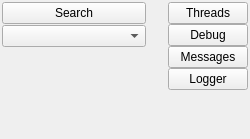
<?xml version="1.0" encoding="UTF-8"?>
<ui version="4.0">
 <class>QMicroOSAnalyzer</class>
 <widget class="QMainWindow" name="QMicroOSAnalyzer">
  <property name="geometry">
   <rect>
    <x>0</x>
    <y>0</y>
    <width>250</width>
    <height>139</height>
   </rect>
  </property>
  <property name="sizePolicy">
   <sizepolicy hsizetype="Minimum" vsizetype="Minimum">
    <horstretch>0</horstretch>
    <verstretch>0</verstretch>
   </sizepolicy>
  </property>
  <property name="windowTitle">
   <string>QMicroOSAnalyzer</string>
  </property>
  <widget class="QWidget" name="centralWidget">
   <property name="sizePolicy">
    <sizepolicy hsizetype="Minimum" vsizetype="Minimum">
     <horstretch>0</horstretch>
     <verstretch>0</verstretch>
    </sizepolicy>
   </property>
   <layout class="QHBoxLayout" name="horizontalLayout" stretch="1,0,0">
    <property name="spacing">
     <number>2</number>
    </property>
    <property name="leftMargin">
     <number>2</number>
    </property>
    <property name="topMargin">
     <number>2</number>
    </property>
    <property name="rightMargin">
     <number>2</number>
    </property>
    <property name="bottomMargin">
     <number>2</number>
    </property>
    <item>
     <layout class="QVBoxLayout" name="verticalLayout" stretch="0,0,1">
      <property name="spacing">
       <number>1</number>
      </property>
      <item>
       <widget class="QPushButton" name="searchButton">
        <property name="text">
         <string>Search</string>
        </property>
       </widget>
      </item>
      <item>
       <widget class="QComboBox" name="comboBox"/>
      </item>
      <item>
       <spacer name="verticalSpacer">
        <property name="orientation">
         <enum>Qt::Vertical</enum>
        </property>
        <property name="sizeType">
         <enum>QSizePolicy::Ignored</enum>
        </property>
        <property name="sizeHint" stdset="0">
         <size>
          <width>20</width>
          <height>40</height>
         </size>
        </property>
       </spacer>
      </item>
     </layout>
    </item>
    <item>
     <spacer name="horizontalSpacer">
      <property name="orientation">
       <enum>Qt::Horizontal</enum>
      </property>
      <property name="sizeHint" stdset="0">
       <size>
        <width>20</width>
        <height>20</height>
       </size>
      </property>
     </spacer>
    </item>
    <item>
     <layout class="QVBoxLayout" name="verticalLayout_2" stretch="0,0,0,0,1">
      <property name="spacing">
       <number>0</number>
      </property>
      <property name="sizeConstraint">
       <enum>QLayout::SetMinimumSize</enum>
      </property>
      <item>
       <widget class="QPushButton" name="threadsButton">
        <property name="text">
         <string>Threads</string>
        </property>
       </widget>
      </item>
      <item>
       <widget class="QPushButton" name="debugButton">
        <property name="text">
         <string>Debug</string>
        </property>
       </widget>
      </item>
      <item>
       <widget class="QPushButton" name="messagesButton">
        <property name="text">
         <string>Messages</string>
        </property>
       </widget>
      </item>
      <item>
       <widget class="QPushButton" name="loggerButton">
        <property name="text">
         <string>Logger</string>
        </property>
       </widget>
      </item>
      <item>
       <spacer name="verticalSpacer_2">
        <property name="orientation">
         <enum>Qt::Vertical</enum>
        </property>
        <property name="sizeType">
         <enum>QSizePolicy::Ignored</enum>
        </property>
        <property name="sizeHint" stdset="0">
         <size>
          <width>20</width>
          <height>40</height>
         </size>
        </property>
       </spacer>
      </item>
     </layout>
    </item>
   </layout>
  </widget>
  <widget class="QMenuBar" name="menuBar">
   <property name="geometry">
    <rect>
     <x>0</x>
     <y>0</y>
     <width>250</width>
     <height>25</height>
    </rect>
   </property>
  </widget>
 </widget>
 <layoutdefault spacing="6" margin="11"/>
 <resources/>
 <connections/>
</ui>
